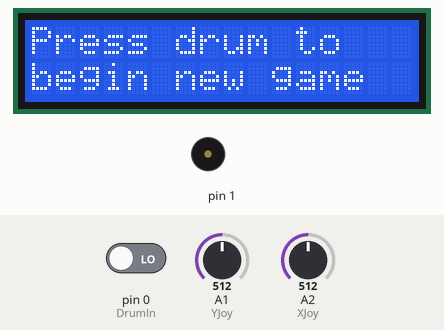
This sketch was run on a simulated Arduino Uno, built with avr-gcc and run on an emulated ATmega328P. On the bench: 16×2 character LCD, buzzer (waves = sounding). The inputs (shaded band) are chosen by the test bench; at power-on: pin 0 (DrumIn) LOW, A1 (YJoy) = 512, A2 (XJoy) = 512. Random numbers use the default seed unless the sketch sets one.

Above: at 1.2 s.
1.3 s: pin 0 (DrumIn) driven HIGH
At 2.0 s:
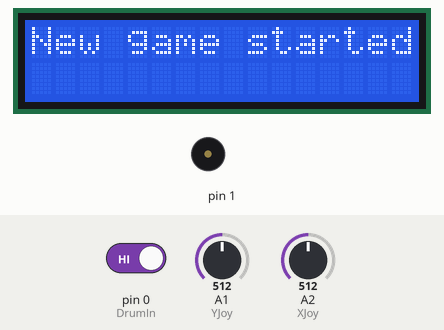
2.8 s: pin 0 (DrumIn) driven LOW
At 3.52 s:
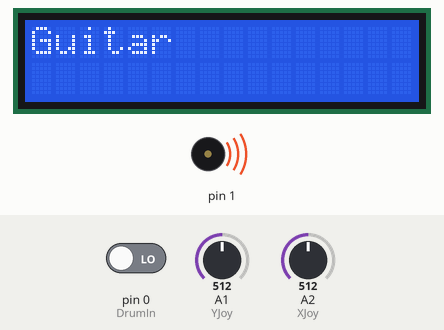
At 4.2 s:
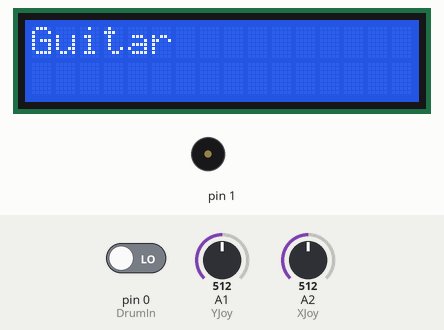
Timing chart, 0 to 5.8 s (numbered marks = the images above; inputs shaded):
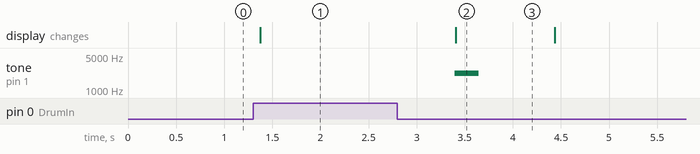

Measured:
- after the input at 2.8 s, tone on pin 1: silent → 2200 Hz after 0.60 s, → silent 0.25 s later; the display: changes after 0.60 s (image 2)
- what the display in image 2 shows lasts 1.0 s, from 3.4 s to 4.4 s

The sketch:

DesignProject2.ino
```cpp
#include <Wire.h> // Library for I2C communication
#include <LiquidCrystal_I2C.h> // Library for LCD

 const int PotWiper = PC0;
 const int XJoy = A2;
 const int YJoy = A1;
 const int DrumIn = PD0;

  bool currentGame = 0;
  unsigned int currentScore = 0;
  bool drumButtonIn = 0;
  bool joystickIn = 0;
  bool potIn = 0;
  bool correctInput = 0;
  int inputSelect = 0;
  unsigned int waitTime = 0;

  LiquidCrystal_I2C lcd(0x27, 16, 2);

  int potVal = 0;
  int XJoyVal = 0;
  int YJoyVal = 0;

void setup() {
  // setup all of the inputs/outputs
 pinMode(PotWiper, INPUT);
 pinMode(XJoy, INPUT);
 pinMode(YJoy, INPUT);
 pinMode(DrumIn, INPUT);

 //initialize the screen
 lcd.init();
 lcd.backlight();


}

void loop() {
  // put your main code here, to run repeatedly:

while(1 == 1){
variableInitialize();
standbyState();
unsigned int finalScore = gameplay();
output();
}

}


void variableInitialize(){
  // initializes all the variables that will be used for gameplay

  currentGame = 0;
  currentScore = 0;
  drumButtonIn = 0;
  joystickIn = 0;
  potIn = 0;
  correctInput = 0;
  inputSelect = 0;
  waitTime = 0;
  lcd.clear();
  lcd.setCursor(0,0);
  lcd.print("Press drum to");
  lcd.setCursor(0,1);
  lcd.print("begin new game");
  delay(100);

}

void standbyState(){
  // hangs in standby until a game is started

  while(digitalRead(DrumIn) != LOW){
    lcd.clear();
    lcd.setCursor(0,0);
    lcd.print("New game started");
    delay(1000);
    currentGame = 1;
   }

  // when we exit the dead loop on drum button press, start the game

}


int randomVarForIn(){
  // selects one of the three inputs to expect
  // 1 is drum, 2 is guitar, 3 is trombone
  return random(1, 4); // random number between min(1) and max(which is maximum -1)
}

void inputSound(int inSel){
  switch(inSel){
      case 1: // drum
        tone(1, 2000, 100);
        lcd.clear();
        lcd.setCursor(0,0);
        lcd.print("Drum");
        delay(1000);
        break;
      case 2: // guitar
        tone(1, 2200, 250);
        lcd.clear();
        lcd.setCursor(0,0);
        lcd.print("Guitar");
        delay(1000);
        break;
      case 3: // trombone
        tone(1, 2400, 400);
        lcd.clear();
        lcd.setCursor(0,0);
        lcd.print("Trombone");
        delay(1000);
        break;
      default:
        break;
  }
}

unsigned int setTimer(){
  // need a way to implement timer based on switch case

  if(currentScore <= 10){
    waitTime = 5000;
  }
  else if(currentScore <= 20){
    waitTime = 4500;
  }
  else if(currentScore <= 30){
    waitTime = 4000;
  }
  else if(currentScore <= 40){
    waitTime = 3500;
  }
  else if(currentScore <= 50){
    waitTime = 3000;
  }
  else if(currentScore <= 60){
    waitTime = 2500;
  }
  else if(currentScore <= 70){
    waitTime = 2000;
  }
  else if(currentScore <= 80){
    waitTime = 1500;
  }
  else if(currentScore <= 90){
    waitTime = 1000;
  }
  else if(currentScore <= 100){
    waitTime = 500;
  }
  else{
    waitTime = 0;
  }

  return waitTime;

}

bool validateInput(int in, unsigned int ti){
  unsigned int currTime = millis();
  lcd.clear();

  while(currTime + ti >= millis()){
    switch(in){
      case 1:
        while(drumButtonIn == false){
          if(digitalRead(DrumIn) != LOW){
           delay(200);
           return true;
          }
          if(((analogRead(XJoy) > 515 || analogRead(XJoy) < 502) || (analogRead(YJoy) > 515 || analogRead(YJoy) < 490)) || analogRead(PotWiper) > 100 || currTime + ti < millis()){
            return false;
          }
        }
        break;
      case 2:
        while(joystickIn == false){
          if((analogRead(XJoy) > 515 || analogRead(XJoy) < 502) || (analogRead(YJoy) > 515 || analogRead(YJoy) < 490) || currTime + ti < millis()){
          delay(500);
          return true;
          }
          if(digitalRead(DrumIn) != LOW || analogRead(PotWiper > 100)){
          return false;
         }
        }
        break;
      case 3:
         while(potIn == false){
         if(analogRead(PotWiper) > 100){
          delay(500);
          return true;
         }
         if((analogRead(XJoy) > 515 || analogRead(XJoy) < 502) || (analogRead(YJoy) > 515 || analogRead(YJoy) < 490) || digitalRead(DrumIn) != LOW || currTime + ti < millis()){
          return false;
         }
         }
       break;
    }
  }
  return false;
}

  /*lcd.clear();
  //lcd.setCursor(0,0);
  //lcd.print(currTime);
  //lcd.setCursor(6,0);
  //lcd.print(currTime + ti);
  //delay(2000);
  //lcd.setCursor(0,1);
 // lcd.print(millis());
  while(currTime + ti >= millis()){
    lcd.clear();
    lcd.setCursor(0,1);
    lcd.println("Correct");
    delay(1000);
  }
  delay(10000);
	switch(in){
		case 1: // drum
      while(currTime + ti >= millis() || drumButtonIn == false){
        if(digitalRead(DrumIn) != LOW){
          drumButtonIn = true;
          return true;
        }
        }
      }
      break;
		case 2: // guitar
      while(currTime + ti >= millis() || joystickIn == false){
        if((analogRead(XJoy) > 515 || analogRead(XJoy) < 502) || (analogRead(YJoy) > 515 || analogRead(YJoy) < 490)){
          joystickIn = true;
          return true;
        }
      }
      break;
		case 3: // trombone
      while(currTime + ti >= millis() || potIn == false){
        if(analogRead(PotWiper) > 100){
          potIn = true;
          return true;
        }
      }
      break;
    default:
	}
  drumButtonIn = false;
  joystickIn = false;
  potIn = false;
  return false;
}*/

int gameplay(){
  while(currentGame == 1){
    int inVar = randomVarForIn();
    inputSound(inVar);
    int timer = setTimer();
    correctInput = validateInput(inVar, timer);
    if(correctInput == 1){
    	currentScore++;
    } else{
    	currentGame = 0;
      return currentScore;
    }
  }
}


  void output(){
  	if(currentGame == 0 && currentScore > 0){
  		lcd.clear();
  		lcd.setCursor(0,0);
    	lcd.print(currentScore);
    	delay(5000);
      //lcd.clear();
      currentScore = 0;

  		//lcd.print(score); // this line is gonna be wonky. Need way to print integer and to_string didnt work
    }
  }
```
